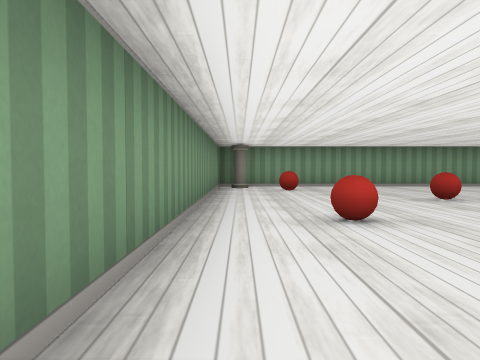
[1] (above)

16 first-person views from a walk through a cub3D ray-caster map. The camera is about half as high as the walls, tilts 2° down and sees 70° across. The floor is counted in squares. Each view is taken from the middle of a square. On the plan, view 1 faces up. The plan holds only what a view shows up to about 9 squares ahead; the rest is blank.

[2]
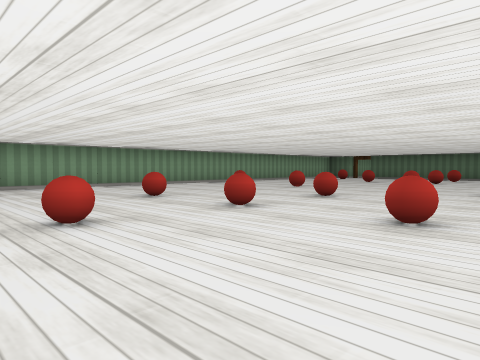

[3]
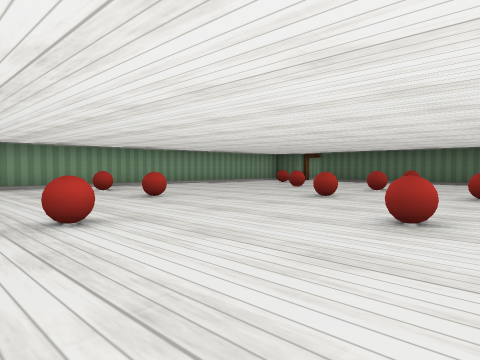

[4]
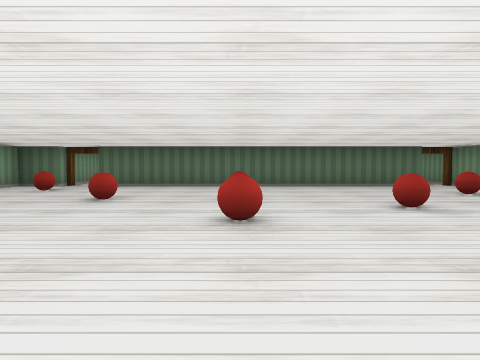

[5]
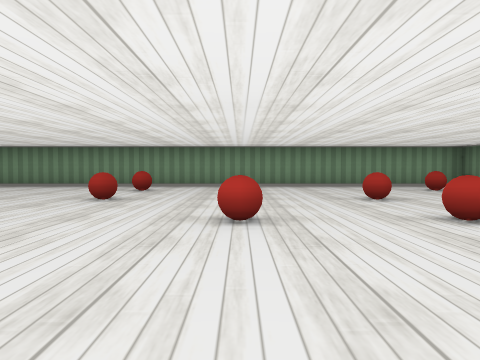

[6]
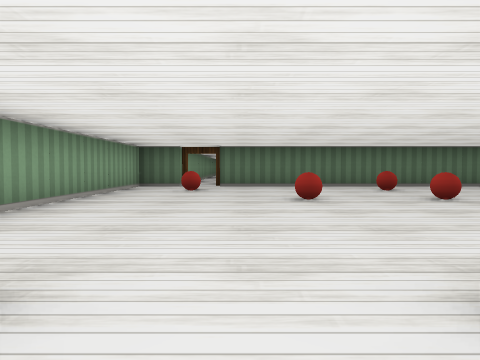

[7]
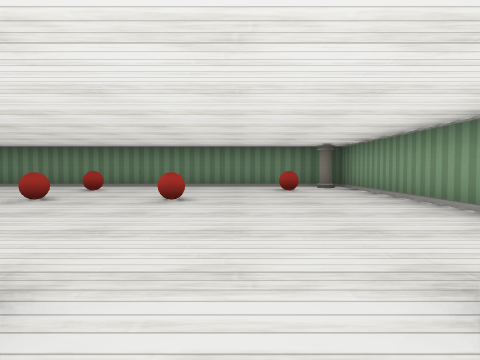

[8]
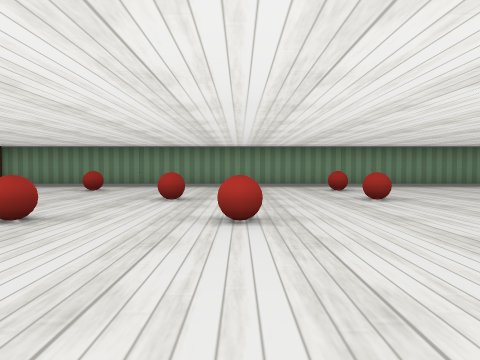

[9]
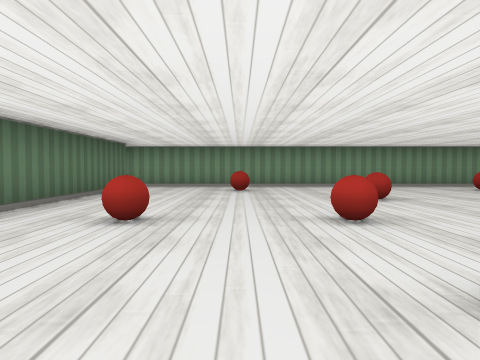

[10]
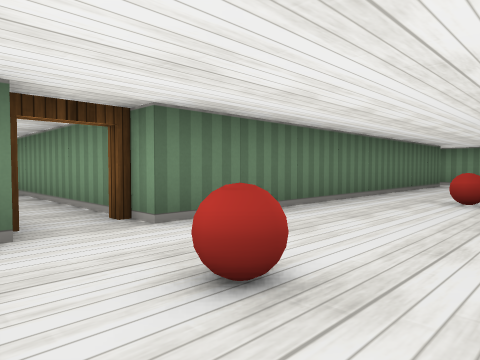

[11]
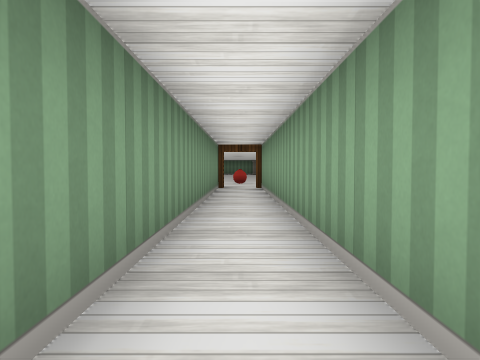

[12]
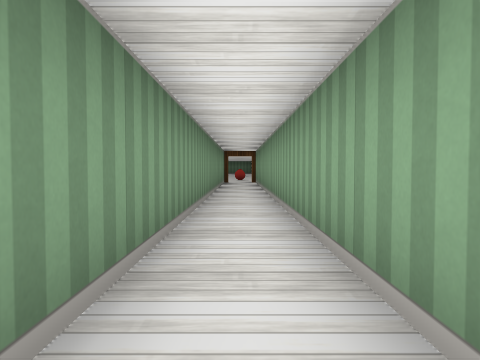

[13]
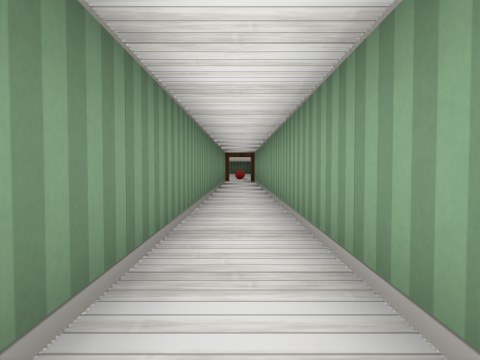

[14]
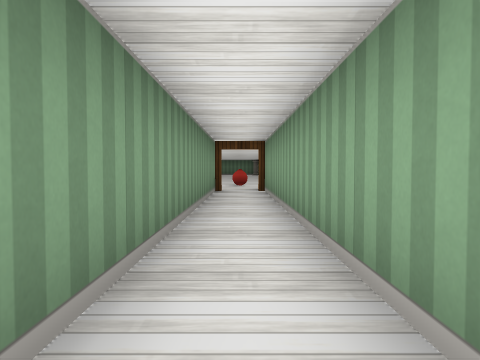

[15]
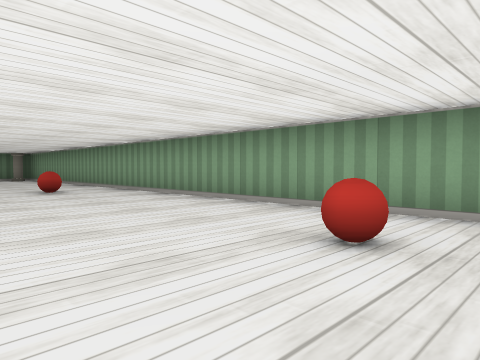

[16]
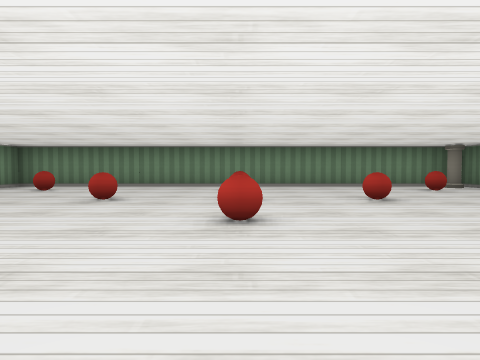

### Floor plan
Points are (right, up) in squares from view 1. A wall is a line through its corners. A room is listed if a view was taken in it or the views show most of it. See-through windows are left out.
Room 1 (views 1, 2, 3, 4, 5, 6, 7, 8, 9, 10, 15, 16)
walls: (14.5, 7.5) (14.5, 8.5) (-0.5, 8.5) (-0.5, -2.5) (15, -2.5); (14.5, -1.6) (14.5, 6.5)
ways out: open door at (15, 7) to room 2; open door at (15, -2)
objects: pillar (0, 8); ball (1, -1); ball (1, 3); ball (1, 7); ball (3, 1); ball (3, 3); ball (3, 5); ball (5, 3); ball (7, -1); ball (7, 1); ball (7, 5); ball (7, 7); ball (9, 3); ball (10, 1); ball (11, 3); ball (11, 5); ball (12, -1); ball (13, 3); ball (13, 7)
Room 2 (views 11, 12, 13, 14)
walls: (26.4, 7.5) (14.5, 7.5); (14.5, 6.5) (26.4, 6.5)
ways out: open door at (15, 7) to room 1

Positions as (right, up) in squares from view 1, and headings:
1: (0, 0), facing up
2: (0, 0), facing up-right
3: (4, 0), facing up-right
4: (6, 3), facing right
5: (5, 6), facing down
6: (6, 6), facing right
7: (8, 6), facing left
8: (9, 6), facing down
9: (12, 6), facing down
10: (12, 8), facing down-right
11: (23, 7), facing left
12: (26, 7), facing left
13: (27, 7), facing left
14: (22, 7), facing left
15: (14, 5), facing up-left
16: (8, 3), facing left
